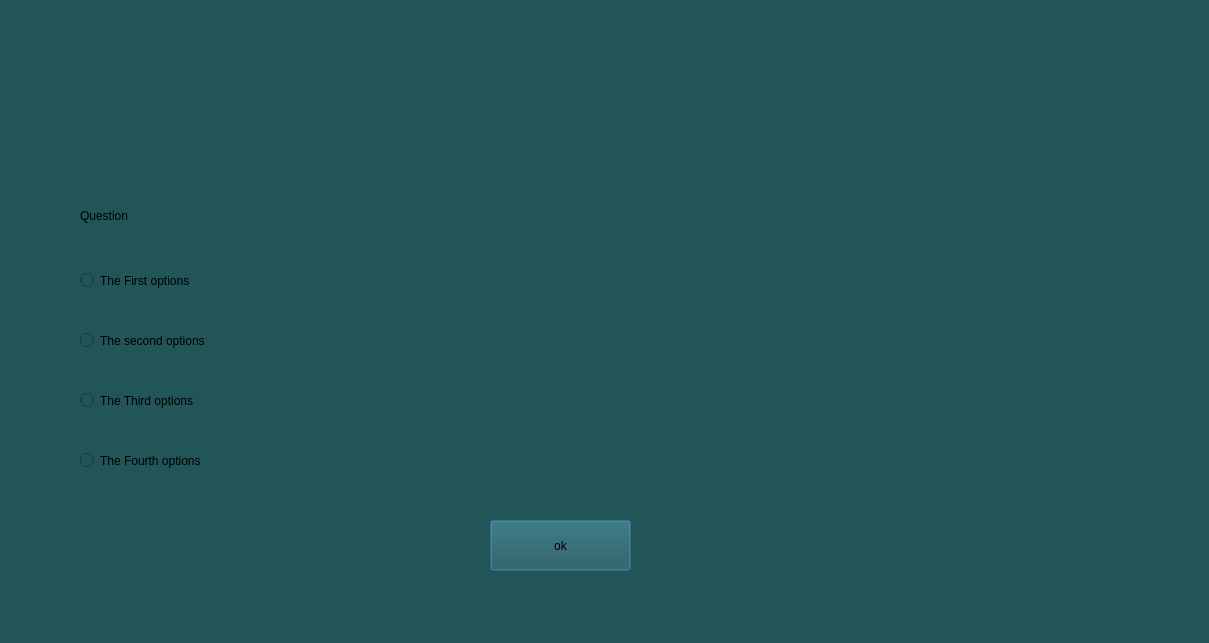
<?xml version="1.0" encoding="UTF-8"?>
<ui version="4.0">
 <class>question_of_player_to_survival_mode</class>
 <widget class="QDialog" name="question_of_player_to_survival_mode">
  <property name="geometry">
   <rect>
    <x>0</x>
    <y>0</y>
    <width>1209</width>
    <height>643</height>
   </rect>
  </property>
  <property name="windowTitle">
   <string>Dialog</string>
  </property>
  <property name="styleSheet">
   <string notr="true">background-color: rgb(33, 85, 88);</string>
  </property>
  <widget class="QPushButton" name="pushButton">
   <property name="geometry">
    <rect>
     <x>490</x>
     <y>520</y>
     <width>141</width>
     <height>51</height>
    </rect>
   </property>
   <property name="cursor">
    <cursorShape>PointingHandCursor</cursorShape>
   </property>
   <property name="styleSheet">
    <string notr="true">font: 700 italic 14pt &quot;Segoe UI&quot;;</string>
   </property>
   <property name="text">
    <string>ok</string>
   </property>
  </widget>
  <widget class="QRadioButton" name="options_1">
   <property name="geometry">
    <rect>
     <x>80</x>
     <y>260</y>
     <width>1041</width>
     <height>41</height>
    </rect>
   </property>
   <property name="cursor">
    <cursorShape>PointingHandCursor</cursorShape>
   </property>
   <property name="styleSheet">
    <string notr="true">font: 700 italic 12pt &quot;Segoe UI&quot;;</string>
   </property>
   <property name="text">
    <string>The First options</string>
   </property>
  </widget>
  <widget class="QRadioButton" name="options_2">
   <property name="geometry">
    <rect>
     <x>80</x>
     <y>320</y>
     <width>1101</width>
     <height>41</height>
    </rect>
   </property>
   <property name="cursor">
    <cursorShape>PointingHandCursor</cursorShape>
   </property>
   <property name="styleSheet">
    <string notr="true">font: 700 italic 12pt &quot;Segoe UI&quot;;</string>
   </property>
   <property name="text">
    <string>The second options</string>
   </property>
  </widget>
  <widget class="QRadioButton" name="options_3">
   <property name="geometry">
    <rect>
     <x>80</x>
     <y>380</y>
     <width>1121</width>
     <height>41</height>
    </rect>
   </property>
   <property name="cursor">
    <cursorShape>PointingHandCursor</cursorShape>
   </property>
   <property name="styleSheet">
    <string notr="true">font: 700 italic 12pt &quot;Segoe UI&quot;;</string>
   </property>
   <property name="text">
    <string>The Third options</string>
   </property>
  </widget>
  <widget class="QRadioButton" name="options_4">
   <property name="geometry">
    <rect>
     <x>80</x>
     <y>440</y>
     <width>1131</width>
     <height>41</height>
    </rect>
   </property>
   <property name="cursor">
    <cursorShape>PointingHandCursor</cursorShape>
   </property>
   <property name="styleSheet">
    <string notr="true">font: 700 italic 12pt &quot;Segoe UI&quot;;</string>
   </property>
   <property name="text">
    <string>The Fourth options</string>
   </property>
  </widget>
  <widget class="QLabel" name="label">
   <property name="geometry">
    <rect>
     <x>80</x>
     <y>190</y>
     <width>1891</width>
     <height>51</height>
    </rect>
   </property>
   <property name="styleSheet">
    <string notr="true">font: 700 italic 12pt &quot;Segoe UI&quot;;
</string>
   </property>
   <property name="text">
    <string>Question</string>
   </property>
  </widget>
  <widget class="QLabel" name="label_timer">
   <property name="geometry">
    <rect>
     <x>410</x>
     <y>20</y>
     <width>451</width>
     <height>31</height>
    </rect>
   </property>
   <property name="styleSheet">
    <string notr="true">color: rgb(186, 40, 40);
font: 700 italic 16pt &quot;Segoe UI&quot;;</string>
   </property>
   <property name="text">
    <string/>
   </property>
  </widget>
  <widget class="QLabel" name="label_colak">
   <property name="geometry">
    <rect>
     <x>880</x>
     <y>10</y>
     <width>131</width>
     <height>131</height>
    </rect>
   </property>
   <property name="styleSheet">
    <string notr="true"/>
   </property>
   <property name="text">
    <string/>
   </property>
  </widget>
 </widget>
 <resources/>
 <connections>
  <connection>
   <sender>pushButton</sender>
   <signal>clicked()</signal>
   <receiver>question_of_player_to_survival_mode</receiver>
   <slot>close()</slot>
   <hints>
    <hint type="sourcelabel">
     <x>314</x>
     <y>470</y>
    </hint>
    <hint type="destinationlabel">
     <x>425</x>
     <y>440</y>
    </hint>
   </hints>
  </connection>
 </connections>
</ui>
